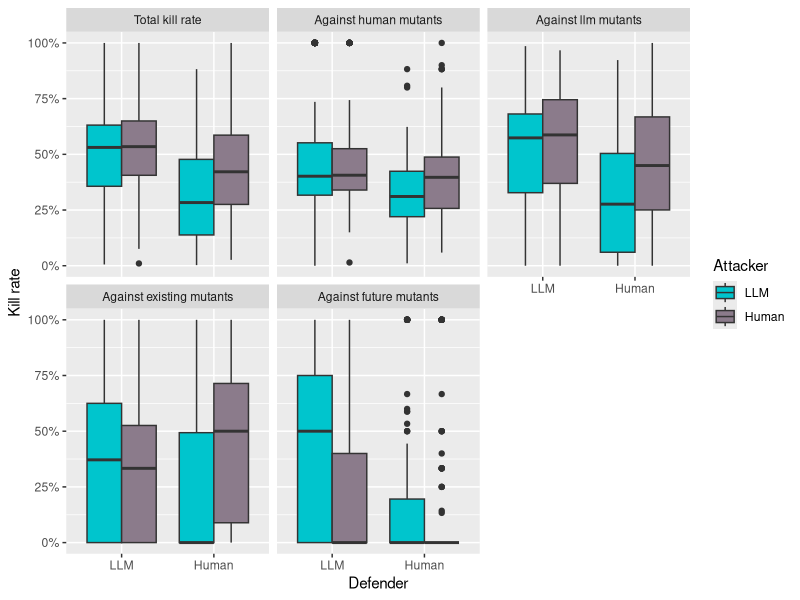
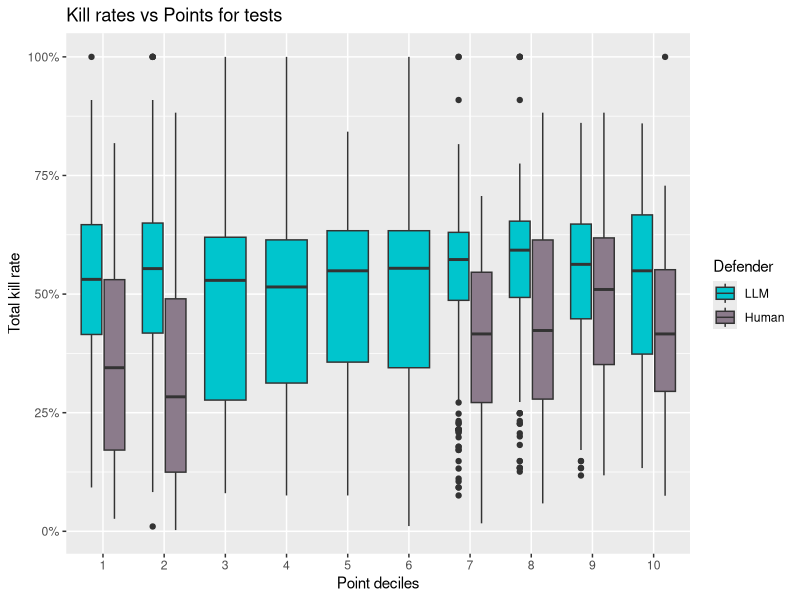
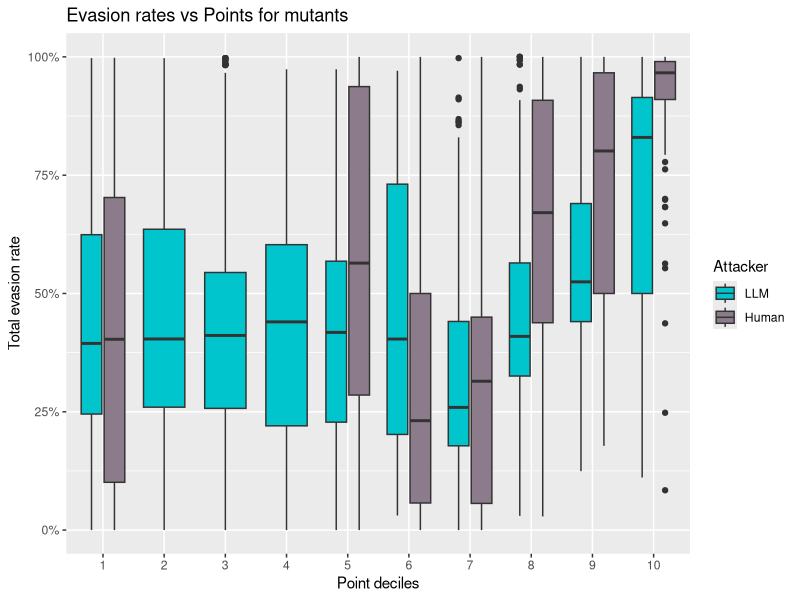
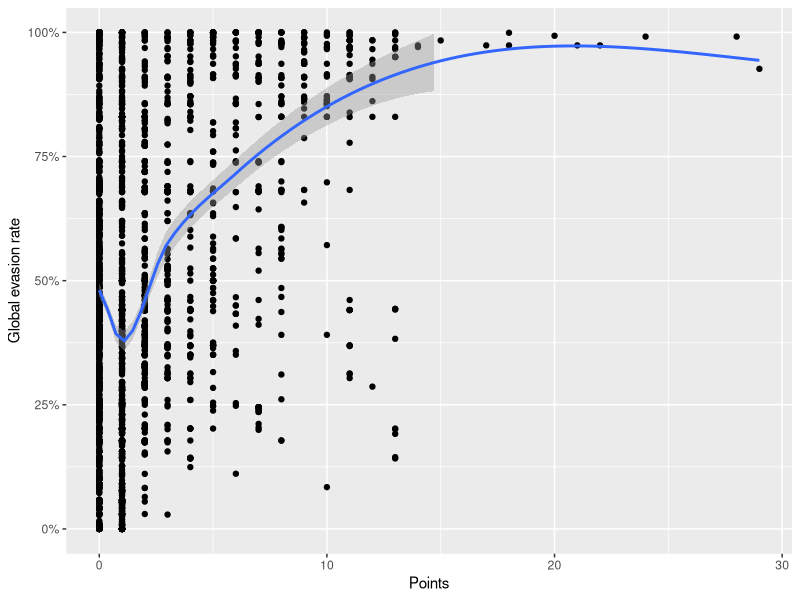
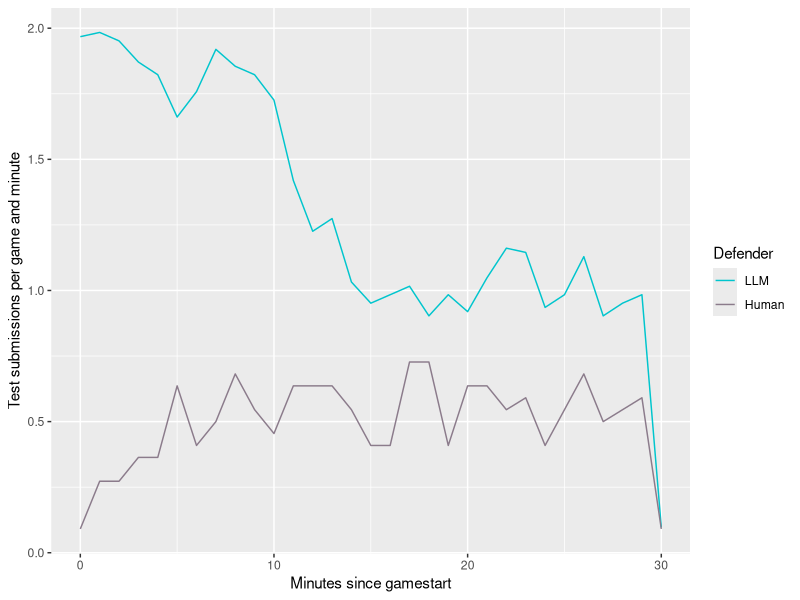
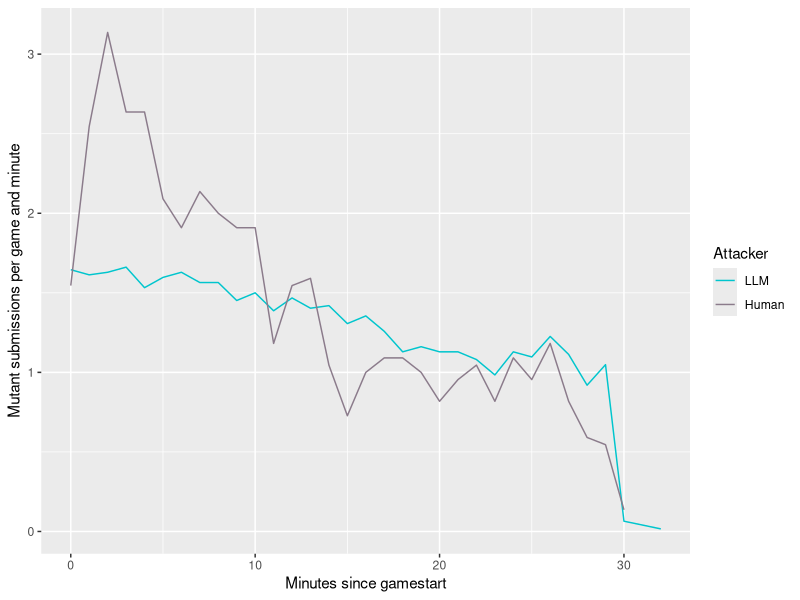
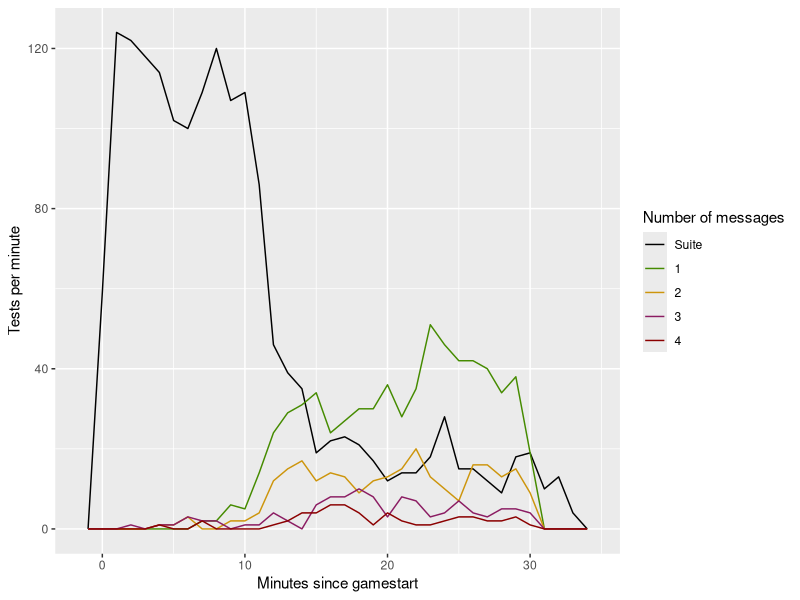
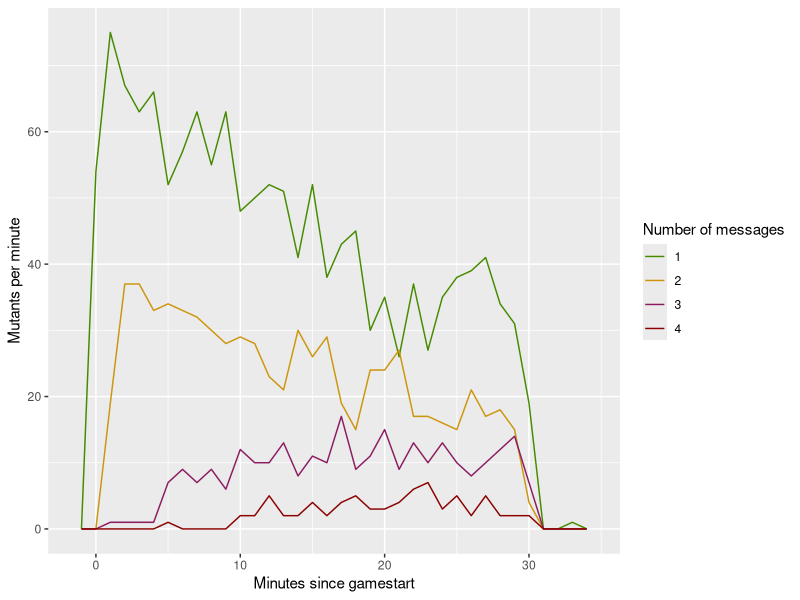

These charts were generated, in order, by the following R code:
## ---- chunk 1
knitr::opts_chunk$set(echo = F)
## ---- chunk 2
library(ggplot2)
library(dplyr)
library(viridisLite)
library(tidyr)
library(scales)
getwd()
detach.dfs <- function() {
  for (p in search()) {
    if (grepl("tests|mutants", p)) {
      detach(p, character.only = TRUE)
    }
  }
}

colors.opinion <- c("red", "orange", "grey", "cyan", "blue")
colors.actor <- c("turquoise3", "thistle4")
colors.quality <- c("#458B00", "darkgoldenrod3", "#8B1C62", "red4")

interpretation.opponent_opinion_human_or_ai <- as.factor(c(
  "Definitely human",
  "Probably human",
  "Don't know",
  "Probably ai",
  "Definitely ai"
))

levels.degree <- c(
  "Bachelor Informatik", 
  "Bachelor Internet Computing", 
  "Lehramt Informatik",
  "Artificial Intelligence")
levels.cut <- c(
  "ByteVector",
  "CharRange"
)

common_variables <- function(.data) {
  mutate(
    .data,
    llm_or_human = factor(llm_or_human, levels = c("LLM", "Human")),
    opponent_llm_or_human = factor(opponent_llm_or_human, levels = c("LLM", "Human")),
    cut = factor(cut, levels = levels.cut),
    author_degree = factor(author_degree, levels = levels.degree),
    opponent_degree = factor(opponent_degree, levels = levels.degree),
    experiment_round = factor(experiment_round),
    author_opinion_judged_programming_skill = factor(author_opinion_judged_programming_skill),
    author_opinion_judged_original = factor(author_opinion_judged_original),
    author_opinion_challenged = factor(author_opinion_challenged),
    author_opinion_fun = factor(author_opinion_fun),
    author_opinion_human_or_ai = factor(author_opinion_human_or_ai),
    opponent_opinion_judged_programming_skill = factor(opponent_opinion_judged_programming_skill),
    opponent_opinion_judged_original = factor(opponent_opinion_judged_original),
    opponent_opinion_challenged = factor(opponent_opinion_challenged),
    opponent_opinion_fun = factor(opponent_opinion_fun),
    opponent_opinion_human_or_ai = factor(opponent_opinion_human_or_ai),
  )
}
## ---- chunk 3
tests <- read.csv("test_data.csv") |>
  common_variables() |>
  mutate(
    is_equivalence_test = is_equivalence_test == "YES",
    kill_rate = (human_mutants_killed + llm_mutants_killed) / (human_mutants_killed + human_mutants_ignored + llm_mutants_killed + llm_mutants_ignored) |>
      replace_na(0),
    human_kill_rate = (human_mutants_killed / (human_mutants_killed + human_mutants_ignored)) |>
      replace_na(0),
    llm_kill_rate = (llm_mutants_killed / (llm_mutants_killed + llm_mutants_ignored)) |>
      replace_na(0),
    existing_kill_rate = (existing_mutants_killed / (existing_mutants_killed + existing_mutants_ignored)) |>
      replace_na(0),
    future_kill_rate = (future_mutants_killed / (future_mutants_killed + future_mutants_ignored)) |>
      replace_na(0),
  )

mutants <- read.csv("mutant_data.csv") |>
  common_variables() |>
  mutate(
    stillborn = stillborn == "YES",
    survived = survived == "YES",
    declared_equivalent = declared_equivalent == "YES",
    has_been_killed = human_tests_killed_by + llm_tests_killed_by > 0,
    
    evasion_rate = (human_tests_survived + llm_tests_survived) / (human_tests_survived + human_tests_killed_by + llm_tests_survived + llm_tests_killed_by) |>
      replace_na(0),
    human_evasion_rate = (human_tests_survived / (human_tests_survived + human_tests_killed_by)) |>
      replace_na(0),
    llm_evasion_rate = (llm_tests_survived / (llm_tests_survived + llm_tests_killed_by)) |>
      replace_na(0),
    existing_evasion_rate = (existing_tests_survived / (existing_tests_survived + existing_tests_killed_by)) |>
      replace_na(0),
    future_evasion_rate = (future_tests_survived / (future_tests_survived + future_tests_killed_by)) |>
      replace_na(0),
  )
  
number_of_test_games <- tests[!tests$is_equivalence_test,] |>
  group_by(
    llm_or_human,
  ) |>
  summarise(
    n = n_distinct(game_id)
  )
number_of_mutant_games <- mutants |>
  group_by(
    llm_or_human,
  ) |>
  summarise(
    n = n_distinct(game_id)
  )

deftests <- tests |> filter(!is_equivalence_test)
## ---- chunk 4

tmp <- tests |>
  pivot_longer(
    cols = c(kill_rate, llm_kill_rate, human_kill_rate, existing_kill_rate, future_kill_rate),
    names_to = "kill_rate_type",
    values_to = "kill_rate_value"
  ) |>
  mutate(kill_rate_type = factor(kill_rate_type, 
                                 levels = c(
                                   "kill_rate", 
                                   "human_kill_rate", 
                                   "llm_kill_rate", 
                                   "existing_kill_rate",
                                   "future_kill_rate"),
                                 labels = c(
                                   "Total kill rate",
                                   "Against human mutants",
                                   "Against llm mutants",
                                   "Against existing mutants",
                                   "Against future mutants"
                                 )))

ggplot(data = tmp, 
       aes(x = llm_or_human, y = kill_rate_value, fill = opponent_llm_or_human)
       ) + 
  geom_boxplot(position = "dodge") + 
  xlab("Defender") +
  scale_y_continuous(name = "Kill rate", labels = percent) + 
  scale_fill_manual(name = "Attacker", values = colors.actor) +
  facet_wrap( ~ kill_rate_type)
## ---- chunk 5
tmp <- tests |> 
  filter(!is_equivalence_test,) |>
  mutate(
    point_ntil = ntile(points, n = 10)
  ) |>
  group_by(point_ntil)

ggplot(tmp, aes(y = kill_rate, x = factor(point_ntil), fill = llm_or_human)) +
  geom_boxplot() +
  scale_fill_manual(values = colors.actor, name = "Defender") + 
  ggtitle("Kill rates vs Points for tests") +
  xlab("Point deciles") + 
  ylab("Total kill rate") +
  scale_y_continuous(labels = percent)

## ---- chunk 6
tmp <- mutants |> 
  filter(!(!has_been_killed &declared_equivalent)) |>
  mutate(
    point_ntil = ntile(points, n = 10)
  ) |>
  group_by(point_ntil)

ggplot(tmp, aes(y = evasion_rate, x = factor(point_ntil), fill = llm_or_human)) +
  geom_boxplot() +
  scale_fill_manual(values = colors.actor, name = "Attacker") + 
  ggtitle("Evasion rates vs Points for mutants") +
  xlab("Point deciles") + 
  ylab("Total evasion rate") +
  scale_y_continuous(labels = percent)
## ---- chunk 7
ggplot(mutants, aes(x = points, y = evasion_rate)) +
  geom_point() + 
  geom_smooth(formula = y ~x, method = loess) +
  scale_y_continuous(limits = c(0,1), labels = percent, name = "Global evasion rate") + 
  xlab("Points")
## ---- chunk 8
timelineplot <- function(.data) {
  .data |>
  mutate(seconds_since_gamestart = floor(seconds_since_gamestart / 60)) |>
    rename(`Minutes since gamestart` = seconds_since_gamestart) |>
    mutate(
      part = as.numeric(ifelse(llm_or_human == "LLM",
                    1 / number_of_test_games[number_of_test_games$llm_or_human == "LLM","n"],
                    1 / number_of_test_games[number_of_test_games$llm_or_human == "Human","n"]
                    ))
    ) |>
    group_by(`Minutes since gamestart`, llm_or_human) |>
    summarise(
      part = sum(part)
    ) |>
  ggplot(aes(x = `Minutes since gamestart`, y = part, colour = llm_or_human)) +
    geom_line()
}

tests |>
  filter(!is_equivalence_test) |>
  timelineplot() +
  ylab("Test submissions per game and minute") +
  scale_colour_manual(values = colors.actor, name = "Defender")
## ---- chunk 9
mutants |>
  timelineplot() +
  ylab("Mutant submissions per game and minute") +
  scale_colour_manual(values = colors.actor, name = "Attacker")
## ---- chunk 10
tmp <- tests[tests$llm_or_human == "LLM",] |>
  mutate(number_of_messages = ifelse(is.na(number_of_messages), 0, number_of_messages)) |>
  mutate(number_of_messages = factor(number_of_messages,
                                     levels = c(0, 1,2,3,4),
                                     labels = c("Suite", "1", "2", "3", "4"))) |>
  mutate(seconds_since_gamestart = seconds_since_gamestart / 60) |>
  rename(`Minutes since gamestart` = seconds_since_gamestart) |>
  group_by(number_of_messages)


ggplot(data = tmp, aes(x = `Minutes since gamestart`, colour = number_of_messages)) +
  geom_freqpoly(binwidth = 1) + 
  ylab("Tests per minute") +
  scale_colour_manual(name = "Number of messages", values = c("black", colors.quality))
  
## ---- chunk 11
tmp <- mutants[mutants$llm_or_human == "LLM", ] |>
  mutate(number_of_messages = factor(number_of_messages,
                                     levels = c(0, 1,2,3,4),
                                     labels = c("Suite", "1", "2", "3", "4"))) |>
  mutate(seconds_since_gamestart = seconds_since_gamestart / 60) |>
  rename(`Minutes since gamestart` = seconds_since_gamestart) |>
  group_by(number_of_messages)


ggplot(data = tmp, aes(x = `Minutes since gamestart`, colour = number_of_messages)) +
  geom_freqpoly(binwidth = 1) + 
  ylab("Mutants per minute") +
  scale_colour_manual(name = "Number of messages", values = c(colors.quality))
## ---- chunk 12
tmp <- tests |>
  filter(opponent_llm_or_human == "Human", !is_equivalence_test) |>
  group_by(game_id, author_nickname, opponent_opinion_human_or_ai, llm_or_human) |>
  mutate(opponent_opinion_human_or_ai = factor(opponent_opinion_human_or_ai, levels = 1:5, labels = interpretation.opponent_opinion_human_or_ai)) |>
  summarise(n = n())

ggplot(data = tmp, aes(x = llm_or_human, y = n, fill = opponent_opinion_human_or_ai)) + 
  geom_col(position = "fill", name = "Proportion") +
  scale_fill_manual(name = "Attacker's guess", values = colors.opinion) +
  xlab("Defender") +
  ylab("Proportion") +
  ggtitle("Defender Turing test") + 
  scale_y_continuous(labels = percent)

## ---- chunk 13
mutant_players <- mutants[mutants$opponent_llm_or_human == "Human" & !duplicated(mutants[,c("game_id", "author_nickname")]), c("game_id", "author_nickname", "llm_or_human", "opponent_opinion_human_or_ai")]
mutant_players <-mutant_players %>%
  mutate(opponent_opinion_human_or_ai = factor(opponent_opinion_human_or_ai, levels = 1:5, labels = interpretation.opponent_opinion_human_or_ai))
mutant_counts <-mutant_players %>% 
  count(llm_or_human, opponent_opinion_human_or_ai)

ggplot(data = mutant_counts, aes(x = llm_or_human, y = n, fill = opponent_opinion_human_or_ai)) + 
  geom_col(position = "fill", name = "Proportion") +
  scale_fill_manual(name = "Defender's guess", values = colors.opinion) +
  scale_y_continuous(labels = percent) +
  xlab("Attacker") +
  ylab("Proportion") + 
  ggtitle("Attacker Turing test")
rm(mutant_counts)
## ---- chunk 14
tmp <- mutants %>%
  group_by(llm_or_human, opponent_llm_or_human) %>%
  summarise(
    stillborn = mean(stillborn)
  ) %>%
  mutate(
    stillborn = round(stillborn, digits = 3)
  )

ggplot(data=tmp, aes(x = llm_or_human, y = stillborn, fill = opponent_llm_or_human)) +
  geom_col(position = "dodge") +
  geom_text(
    aes(label = percent(stillborn)), 
    position = position_dodge(0.9),
    vjust = 1.5,
  ) +
  scale_fill_manual(name = "Defender", values = colors.actor) + 
  xlab("Attacker") + 
  ylab("Percentage") + 
  ggtitle("Percentages of stillborn mutants") +
  scale_y_continuous(labels = percent)

## ---- chunk 15
ggplot(data = mutants, aes(x = stillborn, y = evasion_rate, fill = llm_or_human)) +
  geom_boxplot(position = "dodge") +
  scale_fill_manual(name = "Attacker", values = colors.actor) +
  scale_y_continuous(labels = percent, name = "Evasion rate") +
  scale_x_discrete(labels = c("Not stillborn", "Stillborn"),) +
  xlab(NULL) +
  ggtitle("Total evasion rates of stillborn and not-stillborn mutants")
## ---- chunk 16

tmp <- mutants |>
  group_by(
    llm_or_human,
    declared_equivalent,
    opponent_llm_or_human
  ) |>
  summarise(
    not_killed = mean(!has_been_killed)
  ) |>
  mutate(
    opponent_llm_or_human = paste(opponent_llm_or_human, "Defender")
  )

ggplot(
  data = tmp, 
  aes(x = declared_equivalent, y = not_killed, fill = llm_or_human)
  ) +
  geom_col(position = "dodge") +
  geom_text(aes(
    label = percent(not_killed),
    vjust = -0.4
    ), position = position_dodge(0.9)) +
  facet_wrap( ~ opponent_llm_or_human,) + 
  scale_y_continuous(labels = percent, name = "Equivalent mutants") + 
  scale_x_discrete(labels = c("Not declared\n equivalent", "Declared equivalent")) +
  scale_fill_manual(name = "Attacker", values = colors.actor) +
  xlab(NULL)

  
## ---- chunk 17
tmp <- mutants |>
  group_by(
    llm_or_human,
    opponent_llm_or_human,
    has_been_killed
  ) |>
  summarise(
    declared_equivalent = mean(declared_equivalent)
  ) |>
  mutate(
    opponent_llm_or_human = paste(opponent_llm_or_human, "Defender")
  )

ggplot(
  data = tmp, 
  aes(x = has_been_killed, y = declared_equivalent, fill = llm_or_human)
  ) +
  geom_col(position = "dodge") +
  geom_text(aes(
    label = percent(declared_equivalent),
    vjust = -0.4
    ), position = position_dodge(0.9)) +
  facet_wrap( ~ opponent_llm_or_human,) + 
  scale_y_continuous(labels = percent, name = "Mutants declared as equivalent") + 
  scale_x_discrete(labels = c("Equivalent", "Not equivalent")) +
  scale_fill_manual(name = "Attacker", values = colors.actor) +
  ggtitle("Equivalent mutants") + 
  xlab(NULL)
